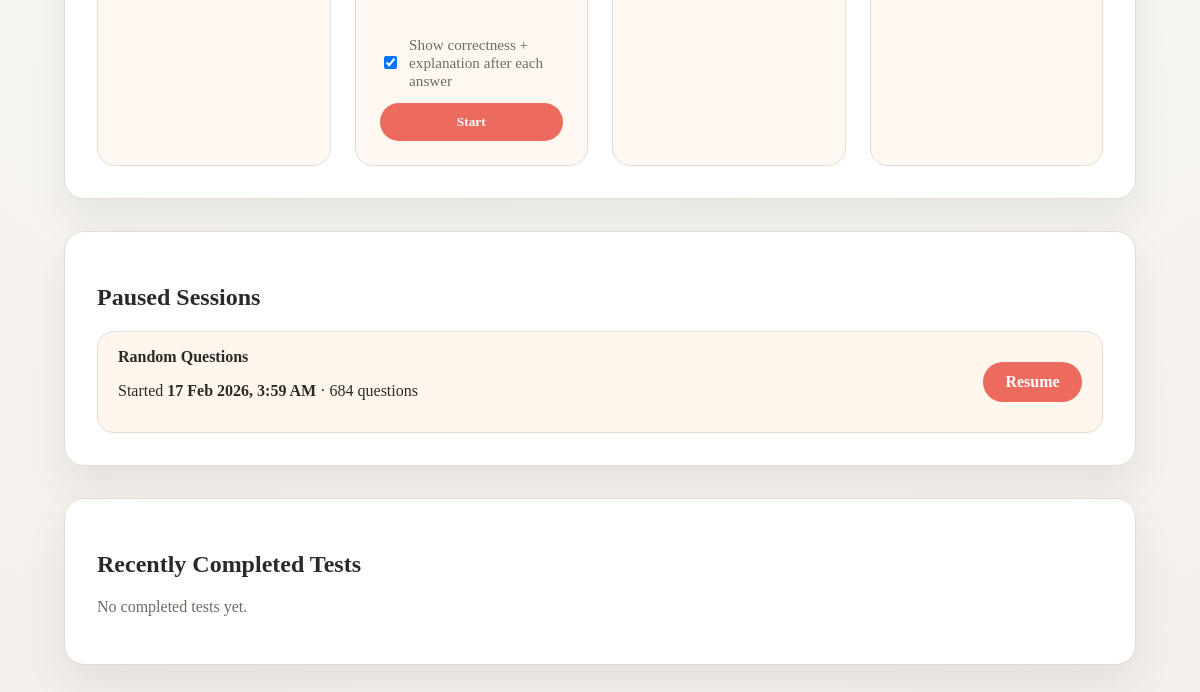
The app's page / (lower part), older data.
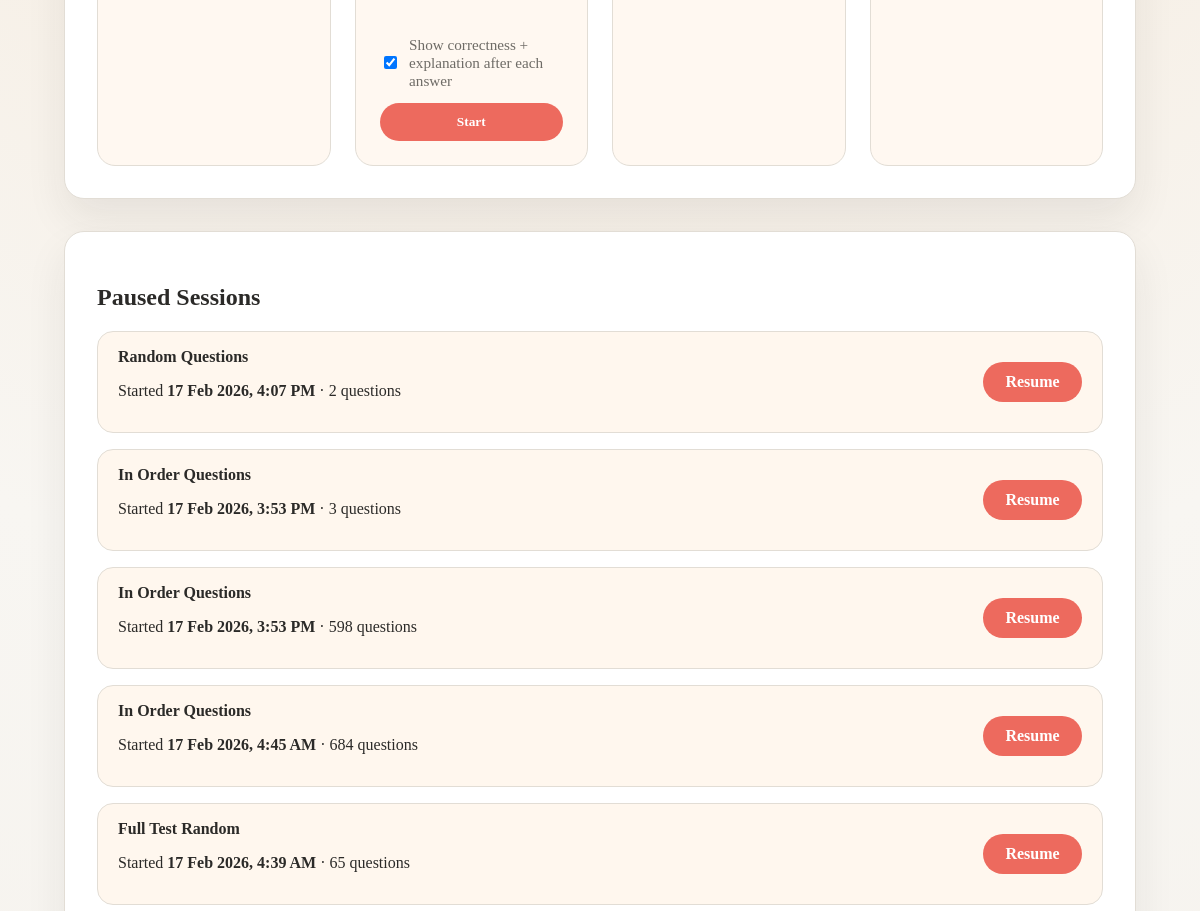
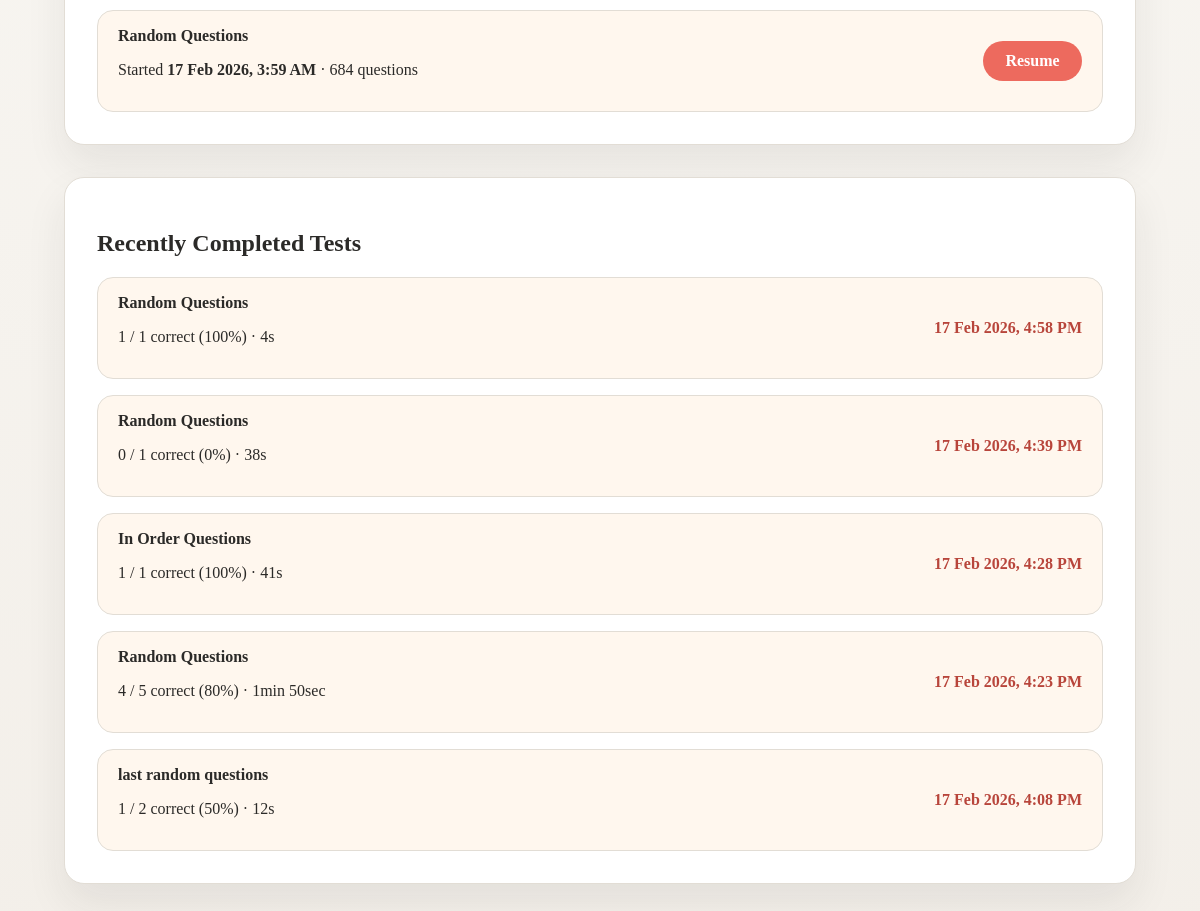
The same page, newer data (2 pictures, top to bottom).
### tables this page shows
CREATE TABLE tests (
                id INTEGER PRIMARY KEY AUTOINCREMENT,
                mode TEXT NOT NULL,
                status TEXT NOT NULL,
                total_questions INTEGER NOT NULL,
                correct_count INTEGER NOT NULL DEFAULT 0,
                started_at TEXT NOT NULL,
                last_resume_at TEXT,
                ended_at TEXT,
                total_elapsed_seconds REAL NOT NULL DEFAULT 0
            , show_feedback INTEGER NOT NULL DEFAULT 0, name TEXT NOT NULL DEFAULT '');

### app.py (the view)
@app.route("/")
def home():
    paused_tests = db_query(
        "SELECT id, name, mode, started_at, total_questions FROM tests WHERE status = 'paused' ORDER BY started_at DESC"
    )
    recent_tests = db_query(
        """
        SELECT id, name, mode, status, total_questions, correct_count, started_at, ended_at, total_elapsed_seconds
        FROM tests
        WHERE status = 'completed'
        ORDER BY ended_at DESC
        LIMIT 5
        """
    )
    return render_template("index.html", paused_tests=paused_tests, recent_tests=recent_tests, question_numbers=QUESTION_NUMBERS)

### app.py (called while the page is built)
@app.template_filter("date_only")
def date_only(value):
    if not value:
        return "-"
    try:
        from datetime import timezone
        dt = datetime.fromisoformat(value)
        if dt.tzinfo is None:
            dt = dt.replace(tzinfo=timezone.utc)
        dt_local = dt.astimezone()
        months = {
            1: "Jan", 2: "Feb", 3: "Mar", 4: "Apr", 5: "May", 6: "Jun",
            7: "Jul", 8: "Aug", 9: "Sep", 10: "Oct", 11: "Nov", 12: "Dec"
        }
        month = months.get(dt_local.month, "")
        hour_12 = dt_local.hour % 12 or 12
        am_pm = "AM" if dt_local.hour < 12 else "PM"
        return f"{dt_local.day} {month} {dt_local.year}, {hour_12}:{dt_local.minute:02d} {am_pm}"
    except ValueError:
        return value[:16]

@app.template_filter("format_time")
def format_time(seconds):
    if not seconds:
        return "0s"
    total_seconds = int(round(seconds))
    hours = total_seconds // 3600
    minutes = (total_seconds % 3600) // 60
    secs = total_seconds % 60
    if hours > 0:
        return f"{hours}hr {minutes}min {secs}sec"
    elif minutes > 0:
        return f"{minutes}min {secs}sec"
    else:
        return f"{secs}s"

### templates/index.html (shortened to what this page needs)
{% extends "base.html" %}
{% block content %}
<section class="panel">
  <div class="card-grid">
    <form class="card card-form study-session-form" method="post" action="{{ url_for('start') }}">
    </form>
    <form class="card card-form study-session-form" method="post" action="{{ url_for('start') }}">
      <div class="form-field">
      </div>
      <label class="toggle">
        <input type="checkbox" name="show_feedback" value="1" checked />
        Show correctness + explanation after each answer
      </label>
      <button class="button" type="submit">Start</button>
    </form>
    <a class="card" href="{{ url_for('start', mode='full_test_in_order') }}">
    </a>
    <a class="card" href="{{ url_for('start', mode='full_test_random') }}">
    </a>
  </div>
</section>
<section class="panel">
  <h2>Paused Sessions</h2>
  {% if paused_tests %}
    <div class="list">
      {% for test in paused_tests %}
        <div class="list-item">
          <div>
            <strong>{{ test['name'] or test['mode'].replace('_', ' ').title() }}</strong>
            <p>Started <strong>{{ test['started_at']|date_only }}</strong> · {{ test['total_questions'] }} questions</p>
          </div>
          <a class="button" href="{{ url_for('resume', test_id=test['id']) }}">Resume</a>
        </div>
      {% endfor %}
    </div>
  {% else %}
    <p class="muted">No paused sessions yet.</p>
  {% endif %}
</section>
<section class="panel">
  <h2>Recently Completed Tests</h2>
  {% if recent_tests %}
    <div class="list">
      {% for test in recent_tests %}
        <div class="list-item">
          <div>
            <strong>{{ test['name'] or test['mode'].replace('_', ' ').title() }}</strong>
            <p>{{ test['correct_count'] }} / {{ test['total_questions'] }} correct ({{ test['correct_count']|percentage(test['total_questions']) }}%) · {{ test['total_elapsed_seconds']|format_time }}</p>
          </div>
          <span class="status"><strong>{{ test['ended_at']|date_only }}</strong></span>
        </div>
      {% endfor %}
    </div>
  {% else %}
    <p class="muted">No completed tests yet.</p>
  {% endif %}
</section>
{% endblock %}

Row changes from the older to the newer data that the page shows:
added tests: name+mode "Random Questions", started_at "17 Feb 2026, 4:07 PM", total_questions "2", shown under "Paused Sessions"
added tests: name+mode "In Order Questions", started_at "17 Feb 2026, 3:53 PM", total_questions "3", shown under "Paused Sessions"
added tests: name+mode "In Order Questions", started_at "17 Feb 2026, 3:53 PM", total_questions "598", shown under "Paused Sessions"
added tests: name+mode "In Order Questions", started_at "17 Feb 2026, 4:45 AM", total_questions "684", shown under "Paused Sessions"
added tests: name+mode "Full Test Random", started_at "17 Feb 2026, 4:39 AM", total_questions "65", shown under "Paused Sessions"
added tests: name+mode "Random Questions", correct_count "1", total_questions "1", correct_count|percentage "100", total_elapsed_seconds "4s", ended_at "17 Feb 2026, 4:58 PM", shown under "Recently Completed Tests"
added tests: name+mode "Random Questions", correct_count "0", total_questions "1", correct_count|percentage "0", total_elapsed_seconds "38s", ended_at "17 Feb 2026, 4:39 PM", shown under "Recently Completed Tests"
added tests: name+mode "In Order Questions", correct_count "1", total_questions "1", correct_count|percentage "100", total_elapsed_seconds "41s", ended_at "17 Feb 2026, 4:28 PM", shown under "Recently Completed Tests"
added tests: name+mode "Random Questions", correct_count "4", total_questions "5", correct_count|percentage "80", total_elapsed_seconds "1min 50sec", ended_at "17 Feb 2026, 4:23 PM", shown under "Recently Completed Tests"
added tests: name "last random questions", correct_count "1", total_questions "2", correct_count|percentage "50", total_elapsed_seconds "12s", ended_at "17 Feb 2026, 4:08 PM", shown under "Recently Completed Tests"
Text that changed along with them:
text no longer shown: "No completed tests yet."
